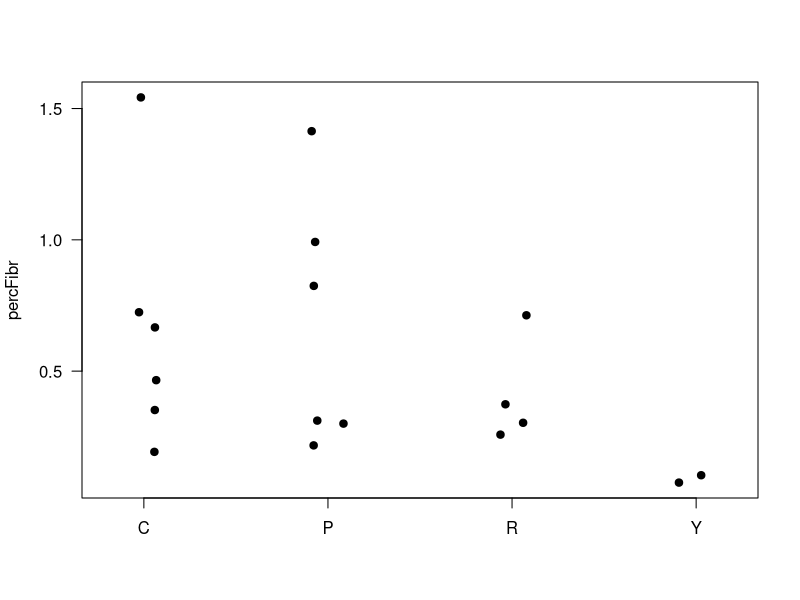

Generate this figure with R:
# Title: PSR data.R
# Date created: 2019.05.18
# Last updated: 
# Author: Ellen Quarles
# R version 3.5.0 (2018-04-23) -- "Joy in Playing"
# Platform: x86_64-w64-mingw32/x64 (64-bit)
# 
# Purpose: To graph and run statistical tests on the picrosirius red data.

#####################################################
##### Set up #####

# Set working directory
setwd("E:/Rapa Pers Manuscript/Figure Passive stiffness")

library(data.table)

# Import data
library(readr)
raw <- read_csv("PSR for R.csv", 
    col_types = cols(Condition = col_factor(levels = c("C", "P", "R","Y")), 
                     percFibr = col_number()))
raw$MouseID <- as.factor(raw$MouseID)
View(raw)


# I need to A) get the median values per mouse for percFibr.
agg.raw <- aggregate(raw[,3], list(raw$Condition,raw$MouseID), FUN=median, na.rm=T)
colnames(agg.raw) <- c("Condition", "MouseID", "percFibr")


# Now B) graph the data.
stripchart(percFibr ~ Condition, data=agg.raw,
           vertical=T, las=1, pch=19, method="jitter")

# And C) test for significant differences in means of each condition.
test1 <- aov((percFibr ~ Condition), data=agg.raw)
anova(test1) # no sig differences








